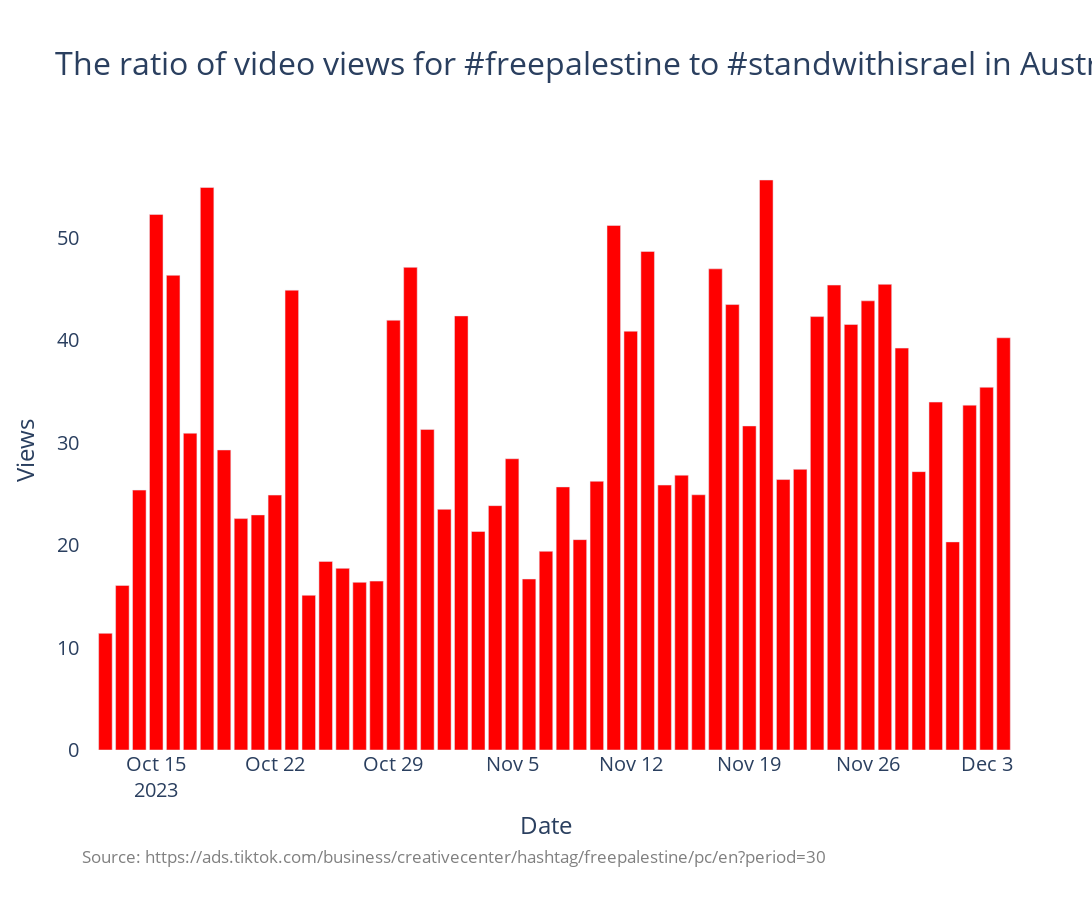

The code cell stored with this chart in its notebook:
### Code cell
country_code = 'AU'
plot_trend(country_code,['freepalestine','standwithisrael'],trends_df_dict[country_code])

### Figure 1 — Plotly figure (JSON) as saved in the notebook; plotly's stock layout.template omitted (floating-point values rounded to 4 significant figures)
{"data": [{"alignmentgroup": "True", "hovertemplate": "variable=0<br>index=%{x}<br>value=%{y}<extra></extra>", "legendgroup": "0", "marker": {"color": "red", "pattern": {"shape": ""}}, "name": "0", "offsetgroup": "0", "orientation": "v", "showlegend": true, "textposition": "auto", "type": "bar", "x": ["2023-10-11T00:00:00", "2023-10-12T00:00:00", "2023-10-13T00:00:00", "2023-10-14T00:00:00", "2023-10-15T00:00:00", "2023-10-16T00:00:00", "2023-10-17T00:00:00", "2023-10-18T00:00:00", "2023-10-19T00:00:00", "2023-10-20T00:00:00", "2023-10-21T00:00:00", "2023-10-22T00:00:00", "2023-10-23T00:00:00", "2023-10-24T00:00:00", "2023-10-25T00:00:00", "2023-10-26T00:00:00", "2023-10-27T00:00:00", "2023-10-28T00:00:00", "2023-10-29T00:00:00", "2023-10-30T00:00:00", "2023-10-31T00:00:00", "2023-11-01T00:00:00", "2023-11-02T00:00:00", "2023-11-03T00:00:00", "2023-11-04T00:00:00", "2023-11-05T00:00:00", "2023-11-06T00:00:00", "2023-11-07T00:00:00", "2023-11-08T00:00:00", "2023-11-09T00:00:00", "2023-11-10T00:00:00", "2023-11-11T00:00:00", "2023-11-12T00:00:00", "2023-11-13T00:00:00", "2023-11-14T00:00:00", "2023-11-15T00:00:00", "2023-11-16T00:00:00", "2023-11-17T00:00:00", "2023-11-18T00:00:00", "2023-11-19T00:00:00", "2023-11-20T00:00:00", "2023-11-21T00:00:00", "2023-11-22T00:00:00", "2023-11-23T00:00:00", "2023-11-24T00:00:00", "2023-11-25T00:00:00", "2023-11-26T00:00:00", "2023-11-27T00:00:00", "2023-11-28T00:00:00", "2023-11-29T00:00:00", "2023-11-30T00:00:00", "2023-12-01T00:00:00", "2023-12-02T00:00:00", "2023-12-03T00:00:00", "2023-12-04T00:00:00"], "xaxis": "x", "y": [null, 11.38, 16.06, 25.36, 52.25, 46.31, 30.91, 54.88, 29.27, 22.58, 22.94, 24.87, 44.86, 15.09, 18.4, 17.72, 16.36, 16.48, 41.93, 47.09, 31.28, 23.48, 42.35, 21.32, 23.84, 28.42, 16.68, 19.39, 25.67, 20.52, 26.22, 51.17, 40.86, 48.64, 25.85, 26.81, 24.9, 46.95, 43.46, 31.62, 55.61, 26.39, 27.38, 42.29, 45.36, 41.52, 43.82, 45.43, 39.21, 27.16, 33.95, 20.3, 33.65, 35.39, 40.22], "yaxis": "y"}], "layout": {"annotations": [{"align": "left", "font": {"color": "grey", "size": 17}, "showarrow": false, "text": "Source: https://ads.tiktok.com/business/creativecenter/hashtag/freepalestine/pc/en?period=30", "x": 0, "xref": "paper", "y": -0.2, "yref": "paper"}], "barmode": "relative", "font": {"size": 20}, "height": 900, "legend": {"title": {"text": "variable"}, "tracegroupgap": 0}, "margin": {"b": 150, "t": 150}, "paper_bgcolor": "white", "plot_bgcolor": "white", "showlegend": false, "title": {"font": {"size": 32}, "text": "The ratio of video views for #freepalestine to #standwithisrael in Australia"}, "width": 1800, "xaxis": {"anchor": "y", "domain": [0, 1], "title": {"text": "Date"}}, "yaxis": {"anchor": "x", "domain": [0, 1], "title": {"text": "Views"}}}}
